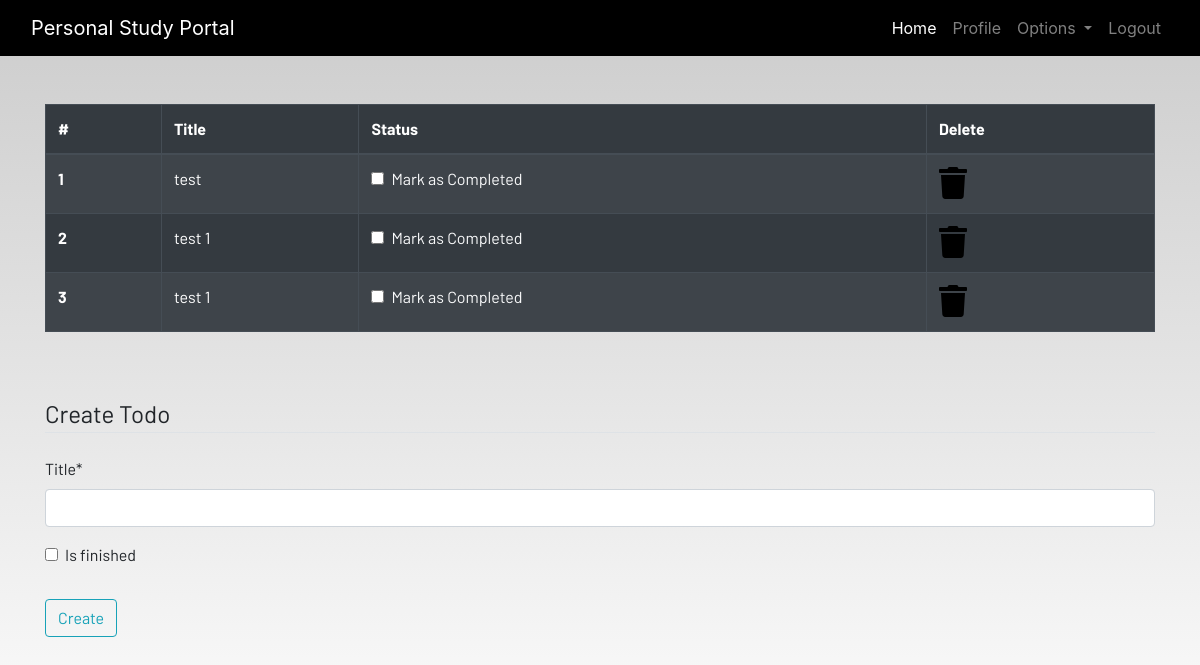
Page /todo/ (signed in) on the earlier database version.
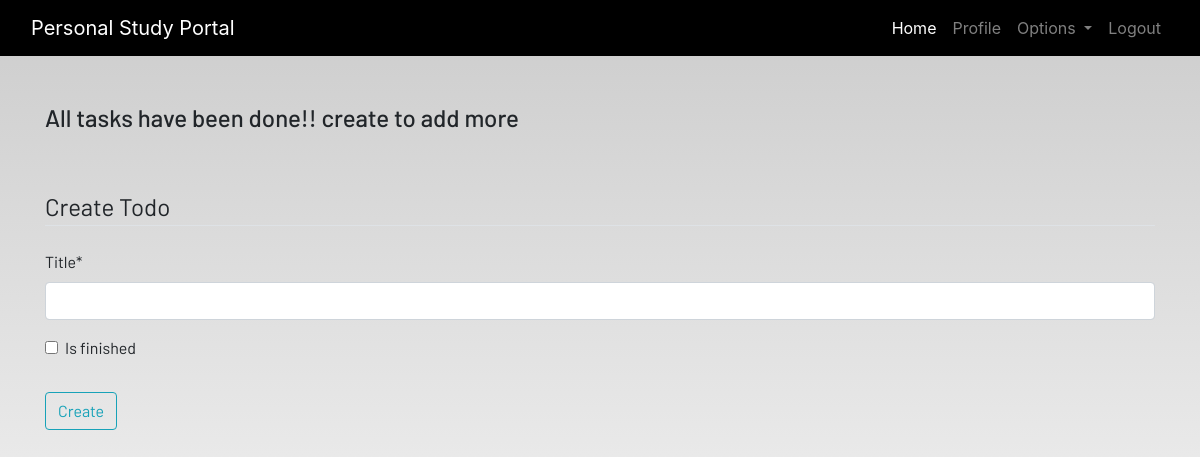
Same page on the later database version.
### personal_dashboard/models.py (models this page shows, shortened)
class Todo(models.Model):
    user = models.ForeignKey(User, on_delete=models.CASCADE)
    title = models.CharField(max_length=100)
    is_finished = models.BooleanField(default=False)
    class Meta:
        verbose_name_plural = "todos"

### personal_dashboard/views.py (the view)
# urls.py: path('todo/', views.todo, name='personal_dashboard-todo'),
@login_required
def todo(request):
    if request.method == "POST":
        form = TodoForm(request.POST)
        if form.is_valid():
            try:
                finished = request.POST('is_finished')
                if finished == 'on':
                    finished = True
                else:
                    finished = False
            except:
                finished = False
            todos = Todo(
                user = request.user,
                title = request.POST['title'],
                is_finished = finished,
        )
        todos.save()
        messages.success(request, 'Todo added successfully')
    else:
        form = TodoForm()
    todos = Todo.objects.filter(user=request.user)
    if len(todos) == 0:
        todos_done = True
    else:
        todos_done = False
    context = {
        'todos' : todos,
        'form' : form,
        'todos_done' : todos_done
    }
    return render(request, 'personal_dashboard/todo.html', context)

### personal_dashboard/forms.py
class TodoForm(forms.ModelForm):
    class Meta:
        model = Todo
        fields = ['title', 'is_finished']

### personal_dashboard/templates/personal_dashboard/todo.html (shortened to what this page needs)
{% extends 'personal_dashboard/base.html' %}
{% load static %}
{% load crispy_forms_tags %}
{% block content %}
<div class="container">
    {% if not todos_done %}
    <table class="table table-striped table-bordered table-hover table-dark">
        <thead>
            <tr>
                <th scope="col">#</th>
                <th scope="col">Title</th>
                <th scope="col">Status</th>
                <th scope="col">Delete</th>
            </tr>
        </thead>
        <tbody>
            {% for todo in todos %}
            <tr>
                <th scope="row">{{forloop.counter}}</th>
                <td>{{todo.title}}</td>
                <td>
                    <a href="{% url 'update-todo' todo.id %}">
                        <div class="form-check">
                            {% if todo.is_finished == True  %}
                            <input class="form-check-input" type="checkbox" value="" checked>
                            {% else %}
                            <input class="form-check-input" type="checkbox" value="" >
                            {% endif %}
                            <label class="form-check-label text-light" for="flexCheckDefault">
                                Mark as Completed
                            </label>
                        </div>
                    </a>
                </td>
                <td><a href="{% url 'delete-todo' todo.id %}"><i class="fa fa-trash fa-2x"></i></a></td>
            </tr>
            {% endfor %}
        </tbody>
    </table>
    {% else %}
    <h4>All tasks have been done!! create to add more</h4>
    {% endif %}
</div><br><br>
<div class="container">
    <form method="POST">
        <fieldset class="form-group">
            <legend class="border-bottom mb-4">Create Todo</legend>
            {{ form | crispy}}
        </fieldset>
        <div class="form-group">
            <button href="" class="btn btn-outline-info" type="submit">
                Create
            </button>
        </div>
    </form>
</div>
{% endblock content %}

Differences in the rows shown:
removed Todo: title "test"
removed Todo: title "test 1"
removed Todo: title "test 1"
Other differences:
text no longer shown: "# Title Status Delete"
text now shown: "All tasks have been done!! create to add more"
